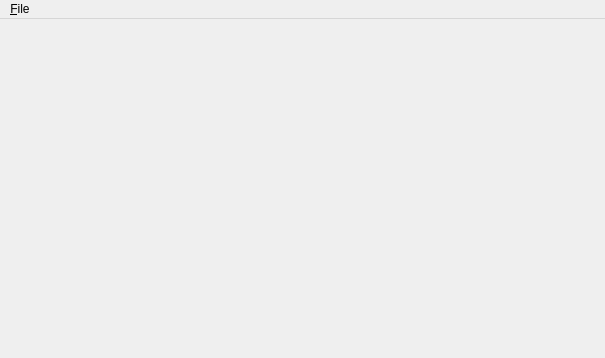
<?xml version="1.0" encoding="UTF-8"?>
<ui version="4.0">
 <class>MainWindow</class>
 <widget class="QMainWindow" name="MainWindow">
  <property name="geometry">
   <rect>
    <x>0</x>
    <y>0</y>
    <width>605</width>
    <height>358</height>
   </rect>
  </property>
  <property name="windowTitle">
   <string notr="true">Twitrrerr</string>
  </property>
  <widget class="QWidget" name="centralwidget"/>
  <widget class="QMenuBar" name="menubar">
   <property name="geometry">
    <rect>
     <x>0</x>
     <y>0</y>
     <width>605</width>
     <height>21</height>
    </rect>
   </property>
   <widget class="QMenu" name="menu_file">
    <property name="title">
     <string>&amp;File</string>
    </property>
    <widget class="QMenu" name="menu_accounts">
     <property name="title">
      <string>&amp;Accounts</string>
     </property>
     <addaction name="action_add_new_account"/>
    </widget>
    <addaction name="menu_accounts"/>
   </widget>
   <addaction name="menu_file"/>
  </widget>
  <action name="action_add_new_account">
   <property name="text">
    <string>Add &amp;new account…</string>
   </property>
  </action>
 </widget>
 <resources/>
 <connections/>
</ui>
